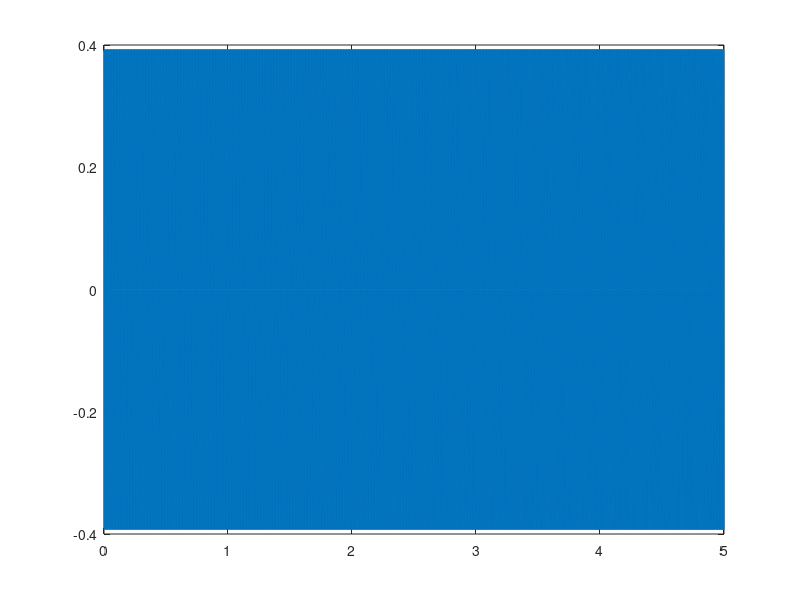
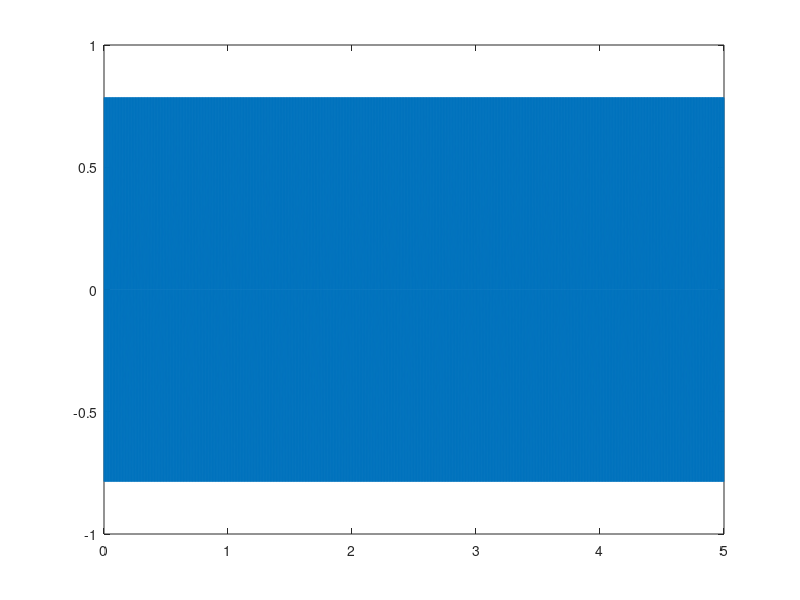

Source code (MATLAB) for these figures, in order:
function Diferencia_00
  clc
  clear
  %BLOQUE DE DATOS
  h=0.001;
  x=0:h:5 ;
  M=[16 0;0 32]
  K=[4 4;9 0]
  %BLOQUE DE ITERACIONES
  n=length(x);
  y=zeros(2,n) ;
  R0=R(x(1)) ;
  U0=[pi/8;-pi/4]
  dU0=[0.1;-0.2]
  d2U0=inv(M)*(R0-K*U0)
  U_ant=U0-h*dU0+(h^2/2)*d2U0
  y(:,1)=U0;
  for i=1:n-1
    Ui=y(:,i) ;
    Ri=R(x(i)) ;
    y(:,i+1)=(h^2)*inv(M)*(Ri-K*Ui)+Ui-U_ant ;
    U_ant=y(:,i) ;
  end
  figure(1)
  plot(x,y(1,:))
  figure(2)
  plot(x,y(2,:))
end

function Rx=R(x)
  Rx(1,1)=5*x ;
  Rx(2,1)=-3*x^2 ;
end
